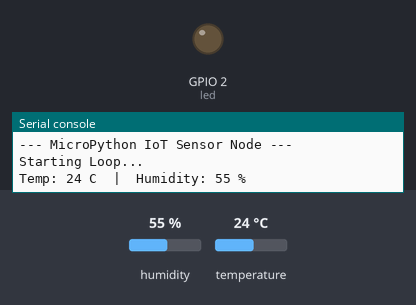
This program was run on a simulated ESP32 board running MicroPython. Shown: output pins drawn as LEDs (lit = HIGH), the last lines printed to the serial console. The inputs (shaded band) are chosen by the test bench; at power-on: temperature 24 °C, humidity 55 %.

Above: at 1.2 s.
1.3 s: temperature set to 29 °C
At 6.4 s:
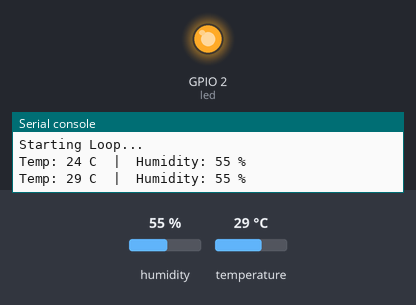
8.0 s: temperature set to 32 °C
Timing chart, 0 to 25.1 s (numbered marks = the images above; inputs shaded):
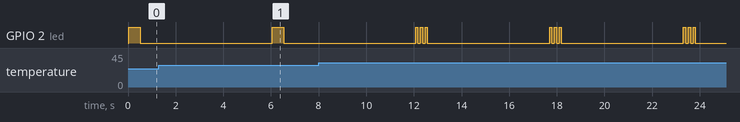

Measured:
- by itself, GPIO 2 (led): repeats every 5.6 s: 2 × (LOW 0.10 s, HIGH 0.10 s), LOW 5.1 s, HIGH 0.10 s

The program:

096_iot_sensor.py
```python
"""
/*
 * © 2022-2026 Ashraf Morningstar
 * GitHub: https://github.com/AshrafMorningstar
 *
 * This project is a personal recreation of existing projects, developed by Ashraf Morningstar
 * for learning and skill development. Original project concepts remains the intellectual
 * property of their respective creators.
 */
"""
# File # 96/300
# Category: Embedded
# Language: MicroPython
# Filename: 096_iot_sensor.py
# Description: IoT Sensor Reader (DHT11) for ESP32/ESP8266.
#              Demonstrates hardware access (Pin, DHT) and timers.

import machine
import dht
import time

print("--- MicroPython IoT Sensor Node ---")

# --- Configuration ---
LED_PIN = 2        # Built-in LED on most ESP boards
DTO_PIN = 4        # Data pin for DHT sensor
CHECK_INTERVAL = 5 # Seconds

# --- Setup ---
led = machine.Pin(LED_PIN, machine.Pin.OUT)
sensor = dht.DHT11(machine.Pin(DTO_PIN))

def blink_led(times, delay):
    for _ in range(times):
        led.value(1) # On
        time.sleep(delay)
        led.value(0) # Off
        time.sleep(delay)

def read_sensor():
    try:
        sensor.measure()
        temp = sensor.temperature()
        hum = sensor.humidity()

        print("Temp: {} C  |  Humidity: {} %".format(temp, hum))

        # Logic: Alarm if too hot
        if temp > 30:
            print("(!) ALERT: High Temperature")
            blink_led(3, 0.1) # Fast Blink
        else:
            blink_led(1, 0.5) # Heartbeat

    except OSError as e:
        print("Failed to read sensor:", e)

# --- Main Loop ---
print("Starting Loop...")

while True:
    read_sensor()
    time.sleep(CHECK_INTERVAL)
```
